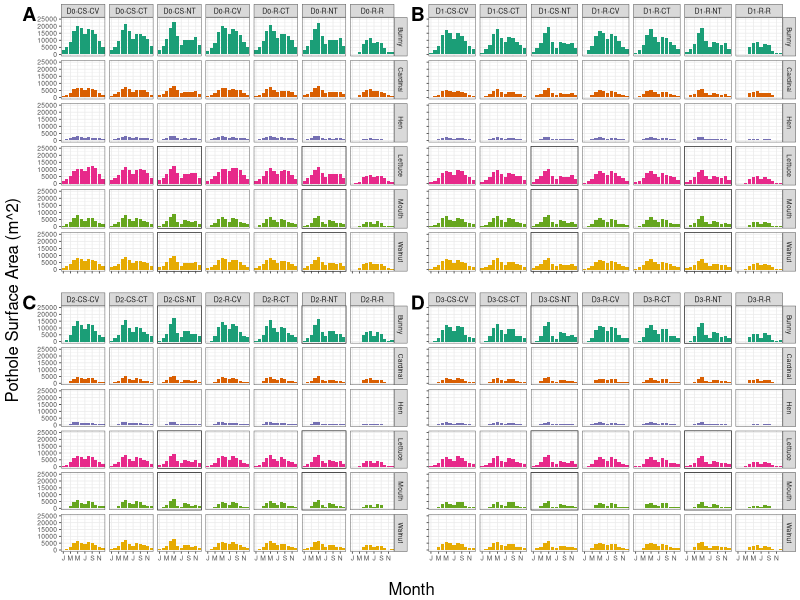

Write R code to recreate this figure. (Note: this script raises an error after producing the figure.)
## ---- chunk 1
knitr::opts_chunk$set(echo = TRUE)
## ---- chunk 2
area.bunny.df <- read.csv("area_time_series_bunny.csv", header=T, sep=",")
area.walnut.df <- read.csv("area_time_series_walnut.csv", header=T, sep=",")
area.lettuce.df <- read.csv("area_time_series_lettuce.csv", header=T, sep=",")
area.cardinal.df <- read.csv("area_time_series_cardinal.csv", header=T, sep=",")
area.hen.df <- read.csv("area_time_series_hen.csv", header=T, sep=",")
area.mouth.df <- read.csv("area_time_series_mouth.csv", header=T, sep=",")
## ---- chunk 3
# LIBRARY ====
library(tidyr)
library(dplyr)
library(ggplot2)
library(reshape2)
library(ggpubr)
## ---- chunk 4
# SCENARIOS ===== 

simulation_numbers <- data.frame("Drain0" = c(22, 23, 24, 3, 12, 13, 1),
                                 "Drain1" = c(4, 14, 25, 19, 29, 33, 36),
                                 "Drain2" = c(5, 15, 26, 20, 30, 34, 37),
                                 "Drain3" = c(6, 16, 27, 21, 31, 35, 38))
simulation_numbers2 <- data.frame("CSCV" = c(22, 4, 5, 6),
                                  "CSCT" = c(23, 14, 15, 16),
                                  "CSNT" = c(24, 25, 26, 27),
                                  "RCV" = c(3, 19, 20, 21),
                                  "RCT" = c(12, 29, 30, 31),
                                  "RNT" = c(13, 33, 34, 35),
                                  "RR" = c(1, 36, 37, 38))

simulation_numbers3 <- data.frame("PDCC" = c(0, 7, 8, 9, 10, 17))

simulation_shortIDs <- data.frame("Drain0" = c("D0-CS-CV", "D0-CS-CT", "D0-CS-NT", "D0-R-CV", "D0-R-CT", "D0-R-NT","D0-R-R"),
                                  "Drain1" = c("D1-CS-CV", "D1-CS-CT", "D1-CS-NT", "D1-R-CV", "D1-R-CT", "D1-R-NT","D1-R-R"),
                                  "Drain2" = c("D2-CS-CV", "D2-CS-CT", "D2-CS-NT", "D2-R-CV", "D2-R-CT", "D2-R-NT","D2-R-R"),
                                  "Drain3" = c("D3-CS-CV", "D3-CS-CT", "D3-CS-NT", "D3-R-CV", "D3-R-CT", "D3-R-NT","D3-R-R"))
simulation_shortIDs2 <- data.frame("CSCV" = c("D0-CS-CV", "D1-CS-CV", "D2-CS-CV", "D3-CS-CV"),
                                   "CSCT" = c("D0-CS-CT", "D1-CS-CT", "D2-CS-CT", "D3-CS-CT"),
                                   "CSNT" = c("D0-CS-NT", "D1-CS-NT", "D2-CS-NT", "D3-CS-NT"),
                                   "RCV" = c("D0-R-CV", "D1-R-CV", "D2-R-CV", "D3-R-CV"),
                                   "RCT" = c("D0-R-CT", "D1-R-CT", "D2-R-CT", "D3-R-CT"),
                                   "RNT" = c("D0-R-NT", "D1-R-NT", "D2-R-NT", "D3-R-NT"),
                                   "RR" = c("D0-R-R", "D1-R-R", "D2-R-R", "D3-R-R"))
simulation_shortIDs3 <- data.frame("PDCC" = c("DX-X-CV","PD-2E", "PD-2L", "PD-4L", "PD-6L", "DX-CC-NT"))

simulation_names <- data.frame("Drain0" = c("Drain0", "Drain0CT", "Drain0NT", "RetiredPothole", "ConTillRetired", "NoTillRetired","RetiredAll"),
                               "Drain1" = c("Drain01", "ConTillDrain01", "Drain1NT", "Drain1Retired", "Drain1RetiredCT", "Drain1RetiredNT","Drain1RetiredAll"),
                               "Drain2" = c("Drain02", "ConTillDrain02", "Drain2NT", "Drain2Retired", "Drain2RetiredCT", "Drain2RetiredNT","Drain2RetiredAll"),
                               "Drain3" = c("Drain03", "ConTillDrain03", "Drain3NT", "Drain3Retired", "Drain3RetiredCT", "Drain3RetiredNT","Drain3RetiredAll"))

simulation_names2 <- data.frame("CSCV" = c("Drain0", "Drain01", "Drain02", "Drain03"),
                                "CSCT" = c("Drain0CT", "ConTillDrain01", "ConTillDrain02", "ConTillDrain03"),
                                "CSNT" = c("Drain0NT", "Drain1NT", "Drain2NT", "Drain3NT"),
                                "RCV" = c("RetiredPothole", "Drain1Retired", "Drain2Retired", "Drain3Retired"),
                                "RCT" = c("ConTillRetired", "Drain1RetiredCT", "Drain2RetiredCT", "Drain3RetiredCT"),
                                "RNT" = c("NoTillRetired", "Drain1RetiredNT", "Drain2RetiredNT", "Drain3RetiredNT"),
                                "RR" = c("RetiredAll", "Drain1RetiredAll", "Drain2RetiredAll", "Drain3RetiredAll"))
simulation_names3 <- data.frame("PDCC" = c("Base", "PlantDate01", "PlantDate02", "PlantDate03", "PlantDate04", "CoverCrop"))



# FUNCTIONS ====
# function originally from 'AnnAGNPS_Output.Rproj' -> data_functions.R
find.monthly.max <- function(data.df) {
  max.by.month <- data.df %>%
    dplyr::group_by(Year, Month) %>%
    dplyr::summarise(
      Base = max(Base),
      RetiredAll = max(RetiredAll),
      ConTill = max(ConTill),
      RetiredPothole = max(RetiredPothole),
      Drain01 = max(Drain01),
      Drain02 = max(Drain02),
      Drain03 = max(Drain03),
      PlantDate01 = max(PlantDate01),
      PlantDate02 = max(PlantDate02),
      PlantDate03 = max(PlantDate03),
      PlantDate04 = max(PlantDate04),
      NoTill = max(NoTill),
      ConTillRetired = max(ConTillRetired),
      NoTillRetired = max(NoTillRetired),
      ConTillDrain01 = max(ConTillDrain01),
      ConTillDrain02 = max(ConTillDrain02),
      ConTillDrain03 = max(ConTillDrain03),
      CoverCrop = max(CoverCrop),
      BaseRetired = max(BaseRetired),
      Drain1Retired = max(Drain1Retired),
      Drain2Retired = max(Drain2Retired),
      Drain3Retired = max(Drain3Retired),
      Drain0 = max(Drain0),
      Drain0CT = max(Drain0CT),
      Drain0NT = max(Drain0NT),
      Drain1NT = max(Drain1NT),
      Drain2NT = max(Drain2NT),
      Drain3NT = max(Drain3NT),
      BaseRetiredCT = max(BaseRetiredCT),
      Drain1RetiredCT = max(Drain1RetiredCT),
      Drain2RetiredCT = max(Drain2RetiredCT),
      Drain3RetiredCT = max(Drain3RetiredCT),
      BaseRetiredNT = max(BaseRetiredNT),
      Drain1RetiredNT = max(Drain1RetiredNT),
      Drain2RetiredNT = max(Drain2RetiredNT),
      Drain3RetiredNT = max(Drain3RetiredNT),
      Drain1RetiredAll = max(Drain1RetiredAll),
      Drain2RetiredAll = max(Drain2RetiredAll),
      Drain3RetiredAll = max(Drain3RetiredAll)
    )
  return(max.by.month)
}

# function originally from 'AnnAGNPS_Output.Rproj' -> data_viz_functions.R
plot.max.monthly <- function(data.df, id) {
  
  mm <- data.df %>%
    group_by(Month) %>%
    summarise(Base=max(Base), RetiredAll=max(RetiredAll), ConTill =max(ConTill), 
              RetiredPothole=max(RetiredPothole), Drain01=max(Drain01), Drain02=max(Drain02),
              Drain03=max(Drain03), PlantDate01=max(PlantDate01), PlantDate02=max(PlantDate02),
              PlantDate03=max(PlantDate03), PlantDate04=max(PlantDate04), NoTill=max(NoTill),
              ConTillRetired=max(ConTillRetired), NoTillRetired=max(NoTillRetired), 
              ConTillDrain01=max(ConTillDrain01), ConTillDrain02=max(ConTillDrain02),ConTillDrain03=max(ConTillDrain03),
              CoverCrop=max(CoverCrop), BaseRetired=max(BaseRetired), Drain1Retired=max(Drain1Retired), 
              Drain2Retired=max(Drain2Retired), Drain3Retired=max(Drain3Retired)) %>%
    melt(id="Month") %>%
    as.data.frame()
  
  if (id == 1){
    col = "steelblue"
    nm = "bunny"
  } else if (id == 2) {
    col="tan4"
    nm = "walnut"
  }else if (id == 3) {
    col="seagreen"  
    nm = "lettuce"
  }else if (id == 4) {
    col="firebrick3"
    nm = "cardinal"
  }else if (id == 5) {
    col="goldenrod"
    nm = "hen"
  }else if (id == 6) {
    col="mediumpurple3"
    nm = "mouth"
  } else {
    col = "black"
  }
  
  png(paste("median.max.monthly.plot.",nm, ".png"), width = 1200, height = 800)
  # windows()
  plot.all <- ggplot(mm, aes(x=Month, y=value))+
    geom_bar(stat="identity", fill=col)+
    facet_wrap(~variable)+
    ylim(0, 7500)+
    labs(
      x="Month",
      y="Average Monthly Maximum Volume (m^3)")
  
  
  
  return(plot.all)
}



# DATA PREP ====
area.max.month.bunny <- find.monthly.max(area.bunny.df)
area.max.month.walnut <- find.monthly.max(area.walnut.df)
area.max.month.lettuce <- find.monthly.max(area.lettuce.df)
area.max.month.cardinal <- find.monthly.max(area.cardinal.df)
area.max.month.hen <- find.monthly.max(area.hen.df)
area.max.month.mouth <- find.monthly.max(area.mouth.df)

data.for.partitioning2 <- rbind(area.max.month.bunny, area.max.month.walnut, area.max.month.lettuce, 
                                area.max.month.cardinal, area.max.month.hen, area.max.month.mouth)
data.for.partitioning2$Pothole <- c(rep("Bunny", 300), rep("Walnut", 300), rep("Lettuce", 300),
                                    rep("Cardinal", 300), rep("Hen", 300), rep("Mouth", 300))
# data.for.partitioning2 <- melt(data.for.partitioning2, id=c("Year", "Month", "Pothole"))


# PARTITIONING DATA =====

# drainage matrices ====

max.data.drain0 <- data.for.partitioning2[ , c(1:2, 42, (simulation_numbers$Drain0+3))]
max.data.drain0 <- max.data.drain0 %>%
  gather("variable", "value", 4:10)

max.data.drain0$scen <- factor(max.data.drain0$variable, levels = c("Drain0", "Drain0CT", "Drain0NT",
                                                                    "RetiredPothole", "ConTillRetired",
                                                                    "NoTillRetired", "RetiredAll"))

# max.data.drain0.filter <- max.data.drain0 %>%
#   filter(Pothole != "Mouth" & Pothole != "Hen") %>%
#   filter(variable == "Drain0" | variable == "RetiredPothole" | variable == "RetiredAll")

max.data.drain1 <- data.for.partitioning2[ , c(1:2, 42, (simulation_numbers$Drain1+3))]
max.data.drain1 <- max.data.drain1 %>%
  gather("variable", "value", 4:10)

max.data.drain1$scen <- factor(max.data.drain1$variable, levels=c("Drain01", "ConTillDrain01", "Drain1NT",
                                                                   "Drain1Retired", "Drain1RetiredCT", 
                                                                   "Drain1RetiredNT", "Drain1RetiredAll"))

max.data.drain2 <- data.for.partitioning2[ , c(1:2, 42, (simulation_numbers$Drain2+3))]
max.data.drain2 <- max.data.drain2 %>%
  gather("variable", "value", 4:10)

max.data.drain2$scen <- factor(max.data.drain2$variable, levels=c("Drain02", "ConTillDrain02", "Drain2NT",
                                                                  "Drain2Retired", "Drain2RetiredCT", 
                                                                  "Drain2RetiredNT", "Drain2RetiredAll"))


max.data.drain3 <- data.for.partitioning2[ , c(1:2, 42, (simulation_numbers$Drain3+3))]
max.data.drain3 <- max.data.drain3 %>%
  gather("variable", "value", 4:10)

max.data.drain3$scen <- factor(max.data.drain3$variable, levels=c("Drain03", "ConTillDrain03", "Drain3NT",
                                                                  "Drain3Retired", "Drain3RetiredCT", 
                                                                  "Drain3RetiredNT", "Drain3RetiredAll"))


# tillage matrices ====
max.data.CSCV <- data.for.partitioning2[ , c(1:2, 42, (simulation_numbers2$CSCV)+3)]
max.data.CSCV <- max.data.CSCV %>%
  gather("variable", "value", 4:7)

max.data.CSCT <- data.for.partitioning2[ , c(1:2, 42, (simulation_numbers2$CSCT)+3)]
max.data.CSCT <- max.data.CSCT %>%
  gather("variable", "value", 4:7)

max.data.CSNT <- data.for.partitioning2[ , c(1:2, 42, (simulation_numbers2$CSNT)+3)]
max.data.CSNT <- max.data.CSNT %>%
  gather("variable", "value", 4:7)

max.data.RCV <- data.for.partitioning2[ , c(1:2, 42, (simulation_numbers2$RCV)+3)]
max.data.RCV <- max.data.RCV %>%
  gather("variable", "value", 4:7)

max.data.RCT <- data.for.partitioning2[ , c(1:2, 42, (simulation_numbers2$RCT)+3)]
max.data.RCT <- max.data.RCT %>%
  gather("variable", "value", 4:7)

max.data.RNT <- data.for.partitioning2[ , c(1:2, 42, (simulation_numbers2$RNT)+3)]
max.data.RNT <- max.data.RNT %>%
  gather("variable", "value", 4:7)

max.data.RR <- data.for.partitioning2[ , c(1:2, 42, (simulation_numbers2$RR)+3)]
max.data.RR <- max.data.RR %>%
  gather("variable", "value", 4:7)

## ---- chunk 5
# function originally from 'AnnAGNPS_Output.Rproj' -> data_partitioning.R
max.function.partitioned3 <- function(data.df, id, supp.labs, labnms) {
  temp <- data.df %>%
    group_by(Month, Pothole, scen) %>%
    summarise(avg.max=mean(value), median.max=median(value)) #%>%
    # filter(avg.max != 0)
  
  temp$Month <- factor(temp$Month)
  
  labs <- as.character(supp.labs)
  names(labs) <- as.character(labnms)
  
  png(filename = paste0("avg_", id, "_comparison.png"), width=800, height=500)
  # windows()
  plot.max <- ggplot(temp, aes(x=Month, y=avg.max, fill=Pothole))+
    geom_bar(stat="identity")+
    facet_grid(cols = vars(scen), rows = vars(Pothole), labeller = labeller(scen = labs))+
    ylim(0, 25000)+
    theme_bw(base_size = 6)+
    # theme(axis.text.x = element_text(angle = 90))+
    theme(strip.text.x = element_text(size = 5))+
    theme(legend.position = "none")+
    scale_x_discrete(breaks = c(1, 3, 5, 7, 9 ,11), labels=c("J", "M", "M", "J", "S", "N"))+
    labs(
      x="",
      y="")+
    scale_fill_brewer(palette = "Dark2", labels=c("DX-CS-CV","DX-CS-CT","DX-CS-NT","DX-R-CV","DX-R-CT","DX-R-NT","DX-R-R"))
  plot.max
  return(plot.max)
}
## ---- chunk 6
# APPLY PLOT FUNCTIONS ======

# drainage matrices ====

m1 <- max.function.partitioned3(max.data.drain0, "drain0", simulation_shortIDs$Drain0, simulation_names$Drain0)
dev.off()

# max.function.partitioned2(max.data.drain0.filter, "Simulation Comparison, No Drainage Present", "drain0_abbr", simulation_shortIDs$Drain0, simulation_names$Drain0)
# dev.off()

m2 <- max.function.partitioned3(max.data.drain1, "drain1", simulation_shortIDs$Drain1, simulation_names$Drain1)
dev.off()

m3 <- max.function.partitioned3(max.data.drain2, "drain2", simulation_shortIDs$Drain2, simulation_names$Drain2)
dev.off()

m4 <- max.function.partitioned3(max.data.drain3, "drain3", simulation_shortIDs$Drain3, simulation_names$Drain3)
dev.off()

# windows()
## ---- chunk 7
png(filename = "Fig3_MaxArea.png", width=190, height=190, units="mm", res=300)
arr <- ggarrange(
  m1+theme(axis.text.x = element_blank()),
  m2+theme(axis.text.x = element_blank(), axis.text.y = element_blank()),
  m3,
  m4+theme(axis.text.y = element_blank()),
  labels = c("A", "B", "C", "D"),
  label.x = c(-0.02, -0.02, -0.02, -0.02),
  ncol = 2,
  nrow = 2
)
annotate_figure(arr, 
                left =text_grob("Pothole Surface Area (m^2)", rot = 90),
                bottom = text_grob("Month"))
dev.off()
## ---- chunk 8
# data frame for plots
plt.data1 <- layer_data(m1, 1)
write.csv(plt.data1, "m1.csv", sep = ",")
plt.data2 <- layer_data(m2, 1)
write.csv(plt.data2, "m2.csv", sep = ",")
plt.data3 <- layer_data(m3, 1)
write.csv(plt.data3, "m3.csv", sep = ",")
plt.data4 <- layer_data(m4, 1)
write.csv(plt.data4, "m4.csv", sep = ",")
## ---- chunk 9
max.function.partitioned4 <- function(data.df, id, supp.labs, labnms) {
  temp <- data.df %>%
    group_by(Month, Pothole, scen, common, level) %>%
    summarise(avg.max=mean(value), median.max=median(value)) #%>%
    # filter(avg.max != 0)
  
  temp$Month <- factor(temp$Month)
  temp$common <- factor(temp$common,levels= c("DX-CS-CV","DX-CS-CT","DX-CS-NT","DX-R-CV","DX-R-CT","DX-R-NT","DX-R-R"))
  temp$level <- factor(temp$level, levels = c("D0", "D1", "D2", "D3"))
  
  labs <- as.character(supp.labs)
  names(labs) <- as.character(labnms)
  
  png(filename = paste0("avg_", id, "_comparison.png"), width=800, height=500)
  # windows()
  plot.max <- ggplot(temp, aes(x=Month, y=avg.max, fill=level))+
    geom_bar(stat="identity", position="identity", color="black", size=0.15, aes(alpha=level))+
    scale_alpha_manual(values=c(0, 1, 1, 1))+
    facet_grid(cols = vars(common), rows = vars(Pothole), labeller = labeller(common = labs))+
    ylim(0, 25000)+
    theme_bw(base_size = 8)+
    # theme(axis.text.x = element_text(angle = 90))+
    theme(strip.text = element_text(size = 8))+
    theme(legend.position = "top")+
    scale_x_discrete(breaks = c(1, 3, 5, 7, 9 ,11), labels=c("J", "M", "M", "J", "S", "N"))+
    labs(
      x="Month",
      y="Pothole Surface Area (m^2)")+
    scale_fill_brewer(palette = "RdBu")+
    # scale_fill_manual(values=c("darkorange2", "tan1", "seagreen3", "royalblue4"))+
    theme(legend.title = element_blank())
  plot.max
  return(plot.max)
}
## ---- chunk 10

# max.data.drain <- rbind(max.data.drain0, max.data.drain1, max.data.drain2, max.data.drain3)
# max.data.drain$level <- c(rep("D0", 12600), rep("D1", 12600), rep("D2", 12600), rep("D3", 12600))
# max.data.drain$common <- c(rep(c(rep("DX-CS-CV", 1800), rep("DX-CS-CT", 1800),rep("DX-CS-NT", 1800),rep("DX-R-CV", 1800),rep("DX-R-CT", 1800),rep("DX-R-NT", 1800),rep("DX-R-R", 1800)), 4))

# labs_all <- c("DX-CS-CV","DX-CS-CT","DX-CS-NT","DX-R-CV","DX-R-CT","DX-R-NT","DX-R-R")

m5 <- max.function.partitioned4(max.data.drain, "drain", labs_all, labs_all)
dev.off()

png(filename = "Fig3_MaxArea.png", width=190, height=190, units="mm", res=300)
m5
dev.off()


m5
